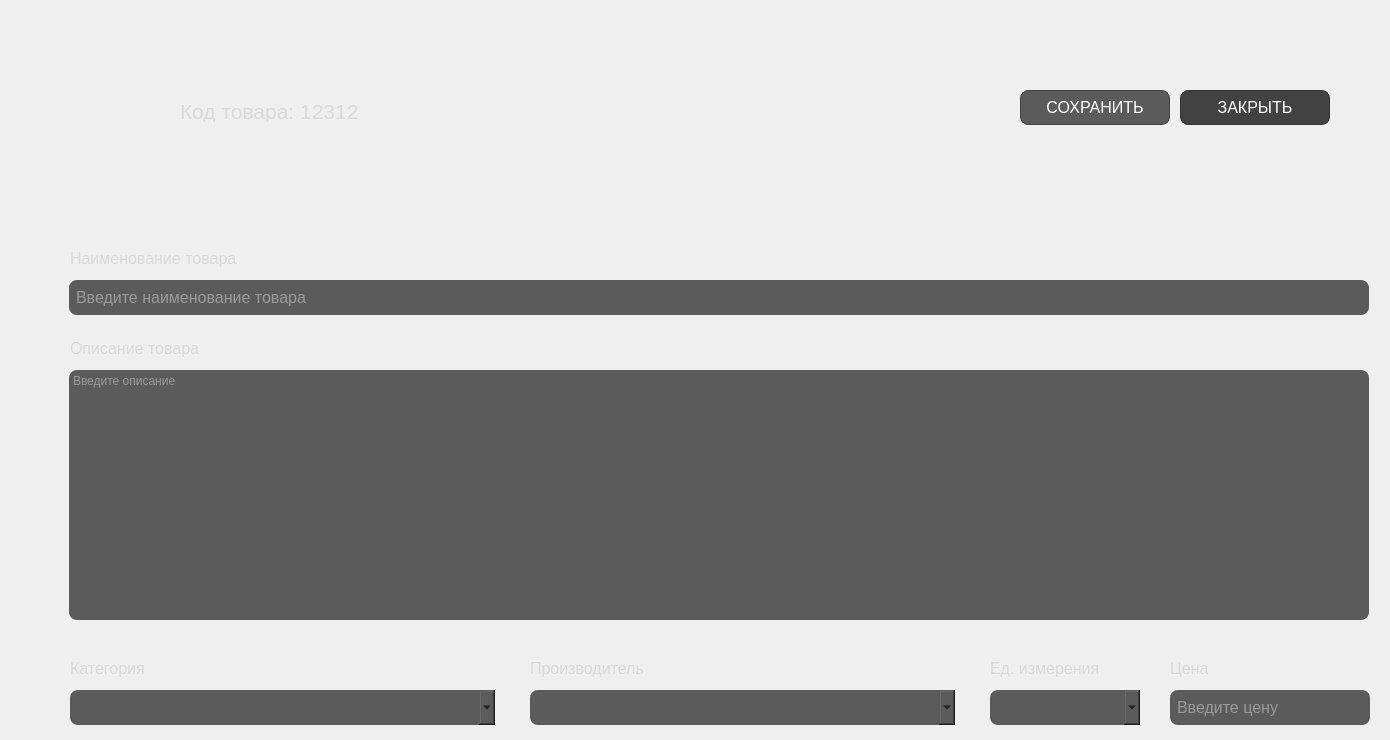
        <widget class="QWidget" name="items_create">
         <widget class="QLabel" name="items_create_back_image">
          <property name="geometry">
           <rect>
            <x>70</x>
            <y>100</y>
            <width>91</width>
            <height>22</height>
           </rect>
          </property>
          <property name="text">
           <string/>
          </property>
          <property name="pixmap">
           <pixmap>assets/back.png</pixmap>
          </property>
         </widget>
         <widget class="QLabel" name="items_create_header">
          <property name="geometry">
           <rect>
            <x>180</x>
            <y>100</y>
            <width>191</width>
            <height>22</height>
           </rect>
          </property>
          <property name="font">
           <font>
            <pointsize>16</pointsize>
           </font>
          </property>
          <property name="styleSheet">
           <string notr="true">color: rgb(217, 217, 217);</string>
          </property>
          <property name="text">
           <string>Код товара: 12312</string>
          </property>
         </widget>
         <widget class="QLabel" name="items_create_delete_image">
          <property name="geometry">
           <rect>
            <x>1340</x>
            <y>90</y>
            <width>35</width>
            <height>35</height>
           </rect>
          </property>
          <property name="styleSheet">
           <string notr="true">QLabel:hover {
    background-color: rgba(255, 255, 255, 0.5);
	color: rgb(52, 52, 52);
	cursor: hand;
}</string>
          </property>
          <property name="text">
           <string/>
          </property>
          <property name="pixmap">
           <pixmap>assets/delete_button.png</pixmap>
          </property>
         </widget>
         <widget class="QWidget" name="items_create_fieldItem_widget" native="true">
          <property name="geometry">
           <rect>
            <x>60</x>
            <y>220</y>
            <width>1321</width>
            <height>101</height>
           </rect>
          </property>
          <property name="minimumSize">
           <size>
            <width>0</width>
            <height>101</height>
           </size>
          </property>
          <property name="styleSheet">
           <string notr="true">border: none</string>
          </property>
          <widget class="QLabel" name="items_create_fieldItemHeader">
           <property name="geometry">
            <rect>
             <x>10</x>
             <y>30</y>
             <width>361</width>
             <height>17</height>
            </rect>
           </property>
           <property name="minimumSize">
            <size>
             <width>0</width>
             <height>17</height>
            </size>
           </property>
           <property name="font">
            <font>
             <pointsize>12</pointsize>
            </font>
           </property>
           <property name="styleSheet">
            <string notr="true">color: rgb(217, 217, 217);</string>
           </property>
           <property name="text">
            <string>Наименование товара</string>
           </property>
          </widget>
          <widget class="QLineEdit" name="items_create_fieldItem_lineEdit">
           <property name="geometry">
            <rect>
             <x>9</x>
             <y>60</y>
             <width>1300</width>
             <height>35</height>
            </rect>
           </property>
           <property name="minimumSize">
            <size>
             <width>0</width>
             <height>35</height>
            </size>
           </property>
           <property name="font">
            <font>
             <pointsize>12</pointsize>
            </font>
           </property>
           <property name="styleSheet">
            <string notr="true">color: rgb(217, 217, 217);
border-color: rgb(66, 66, 66);
background-color: rgb(91, 91, 91);
border-radius: 8px;
padding: 5px;</string>
           </property>
           <property name="text">
            <string/>
           </property>
           <property name="placeholderText">
            <string>Введите наименование товара</string>
           </property>
          </widget>
         </widget>
         <widget class="QWidget" name="items_create_descr_widget" native="true">
          <property name="geometry">
           <rect>
            <x>60</x>
            <y>330</y>
            <width>1321</width>
            <height>300</height>
           </rect>
          </property>
          <widget class="QTextEdit" name="items_create_descr_textEdit">
           <property name="geometry">
            <rect>
             <x>9</x>
             <y>40</y>
             <width>1300</width>
             <height>250</height>
            </rect>
           </property>
           <property name="styleSheet">
            <string notr="true">color: rgb(217, 217, 217);
background-color: rgb(91, 91, 91);
border-color: rgb(66, 66, 66);
border-radius: 8px;</string>
           </property>
           <property name="placeholderText">
            <string>Введите описание</string>
           </property>
          </widget>
          <widget class="QLabel" name="items_create_descr_header">
           <property name="geometry">
            <rect>
             <x>10</x>
             <y>10</y>
             <width>331</width>
             <height>17</height>
            </rect>
           </property>
           <property name="minimumSize">
            <size>
             <width>0</width>
             <height>17</height>
            </size>
           </property>
           <property name="font">
            <font>
             <pointsize>12</pointsize>
            </font>
           </property>
           <property name="styleSheet">
            <string notr="true">color: rgb(217, 217, 217);</string>
           </property>
           <property name="text">
            <string>Описание товара</string>
           </property>
          </widget>
         </widget>
         <widget class="QPushButton" name="items_create_saveBtn">
          <property name="geometry">
           <rect>
            <x>1020</x>
            <y>90</y>
            <width>150</width>
            <height>35</height>
           </rect>
          </property>
          <property name="font">
           <font>
            <pointsize>12</pointsize>
           </font>
          </property>
          <property name="styleSheet">
           <string notr="true">QPushButton {
	background-color: rgb(91, 91, 91);
	color: rgb(255, 255, 255);
	border-radius: 8px;
	border: 1px solid rgb(66, 66, 66);
	transition: all 5s;
}
QPushButton:hover {
    background-color: rgba(255, 255, 255, 0.5);
	color: rgb(52, 52, 52);
	cursor: hand;
}
</string>
          </property>
          <property name="text">
           <string>СОХРАНИТЬ</string>
          </property>
         </widget>
         <widget class="QPushButton" name="items_create_closeBtn">
          <property name="geometry">
           <rect>
            <x>1180</x>
            <y>90</y>
            <width>150</width>
            <height>35</height>
           </rect>
          </property>
          <property name="font">
           <font>
            <pointsize>12</pointsize>
           </font>
          </property>
          <property name="styleSheet">
           <string notr="true">QPushButton {
	background-color: rgb(66, 66, 66);
	color: rgb(255, 255, 255);
	border-radius: 8px;
	border: 1px solid rgb(52, 52, 52);
	transition: all 5s;
}
QPushButton:hover {
    background-color: rgba(255, 255, 255, 0.5);
	color: rgb(52, 52, 52);
	cursor: hand;
}
</string>
          </property>
          <property name="text">
           <string>ЗАКРЫТЬ</string>
          </property>
         </widget>
         <widget class="QWidget" name="items_create_category_widget" native="true">
          <property name="geometry">
           <rect>
            <x>70</x>
            <y>650</y>
            <width>431</width>
            <height>80</height>
           </rect>
          </property>
          <widget class="QLabel" name="items_create_categoty_hedaer">
           <property name="geometry">
            <rect>
             <x>0</x>
             <y>10</y>
             <width>121</width>
             <height>17</height>
            </rect>
           </property>
           <property name="minimumSize">
            <size>
             <width>0</width>
             <height>17</height>
            </size>
           </property>
           <property name="font">
            <font>
             <pointsize>12</pointsize>
            </font>
           </property>
           <property name="styleSheet">
            <string notr="true">color: rgb(217, 217, 217);</string>
           </property>
           <property name="text">
            <string>Категория</string>
           </property>
          </widget>
          <widget class="QComboBox" name="items_create_category_comboBox">
           <property name="geometry">
            <rect>
             <x>0</x>
             <y>40</y>
             <width>425</width>
             <height>35</height>
            </rect>
           </property>
           <property name="styleSheet">
            <string notr="true">background-color: rgb(91, 91, 91);
border-color: rgb(66, 66, 66);
border-radius: 8px;</string>
           </property>
           <property name="placeholderText">
            <string>Выберите</string>
           </property>
          </widget>
         </widget>
         <widget class="QWidget" name="items_create_manufact_widget" native="true">
          <property name="geometry">
           <rect>
            <x>530</x>
            <y>650</y>
            <width>431</width>
            <height>80</height>
           </rect>
          </property>
          <widget class="QLabel" name="items_create_manufact_header">
           <property name="geometry">
            <rect>
             <x>0</x>
             <y>10</y>
             <width>121</width>
             <height>17</height>
            </rect>
           </property>
           <property name="minimumSize">
            <size>
             <width>0</width>
             <height>17</height>
            </size>
           </property>
           <property name="font">
            <font>
             <pointsize>12</pointsize>
            </font>
           </property>
           <property name="styleSheet">
            <string notr="true">color: rgb(217, 217, 217);</string>
           </property>
           <property name="text">
            <string>Производитель</string>
           </property>
          </widget>
          <widget class="QComboBox" name="items_create_manufact_comboBox">
           <property name="geometry">
            <rect>
             <x>0</x>
             <y>40</y>
             <width>425</width>
             <height>35</height>
            </rect>
           </property>
           <property name="styleSheet">
            <string notr="true">background-color: rgb(91, 91, 91);
border-color: rgb(66, 66, 66);
border-radius: 8px;</string>
           </property>
           <property name="placeholderText">
            <string>Выберите</string>
           </property>
          </widget>
         </widget>
         <widget class="QWidget" name="items_create_edIzm_widget" native="true">
          <property name="geometry">
           <rect>
            <x>990</x>
            <y>650</y>
            <width>161</width>
            <height>80</height>
           </rect>
          </property>
          <widget class="QLabel" name="items_create_edizm_header">
           <property name="geometry">
            <rect>
             <x>0</x>
             <y>10</y>
             <width>121</width>
             <height>17</height>
            </rect>
           </property>
           <property name="minimumSize">
            <size>
             <width>0</width>
             <height>17</height>
            </size>
           </property>
           <property name="font">
            <font>
             <pointsize>12</pointsize>
            </font>
           </property>
           <property name="styleSheet">
            <string notr="true">color: rgb(217, 217, 217);</string>
           </property>
           <property name="text">
            <string>Ед. измерения</string>
           </property>
          </widget>
          <widget class="QComboBox" name="items_create_edizm_ComboBox">
           <property name="geometry">
            <rect>
             <x>0</x>
             <y>40</y>
             <width>150</width>
             <height>35</height>
            </rect>
           </property>
           <property name="styleSheet">
            <string notr="true">background-color: rgb(91, 91, 91);
border-color: rgb(66, 66, 66);
border-radius: 8px;</string>
           </property>
           <property name="placeholderText">
            <string>Выберите</string>
           </property>
           <item>
            <property name="text">
             <string>Шт</string>
            </property>
           </item>
          </widget>
         </widget>
         <widget class="QWidget" name="items_create_price_widget" native="true">
          <property name="geometry">
           <rect>
            <x>1170</x>
            <y>630</y>
            <width>201</width>
            <height>101</height>
           </rect>
          </property>
          <property name="minimumSize">
           <size>
            <width>0</width>
            <height>101</height>
           </size>
          </property>
          <property name="styleSheet">
           <string notr="true">border: none</string>
          </property>
          <widget class="QLabel" name="items_create_price_header">
           <property name="geometry">
            <rect>
             <x>0</x>
             <y>30</y>
             <width>67</width>
             <height>17</height>
            </rect>
           </property>
           <property name="minimumSize">
            <size>
             <width>0</width>
             <height>17</height>
            </size>
           </property>
           <property name="font">
            <font>
             <pointsize>12</pointsize>
            </font>
           </property>
           <property name="styleSheet">
            <string notr="true">color: rgb(217, 217, 217);</string>
           </property>
           <property name="text">
            <string>Цена</string>
           </property>
          </widget>
          <widget class="QLineEdit" name="items_create_price_lineEdit">
           <property name="geometry">
            <rect>
             <x>0</x>
             <y>60</y>
             <width>200</width>
             <height>35</height>
            </rect>
           </property>
           <property name="minimumSize">
            <size>
             <width>0</width>
             <height>35</height>
            </size>
           </property>
           <property name="font">
            <font>
             <pointsize>12</pointsize>
            </font>
           </property>
           <property name="styleSheet">
            <string notr="true">color: rgb(217, 217, 217);
border-color: rgb(66, 66, 66);
background-color: rgb(91, 91, 91);
border-radius: 8px;
padding: 5px;</string>
           </property>
           <property name="text">
            <string/>
           </property>
           <property name="placeholderText">
            <string>Введите цену</string>
           </property>
          </widget>
         </widget>
        </widget>
